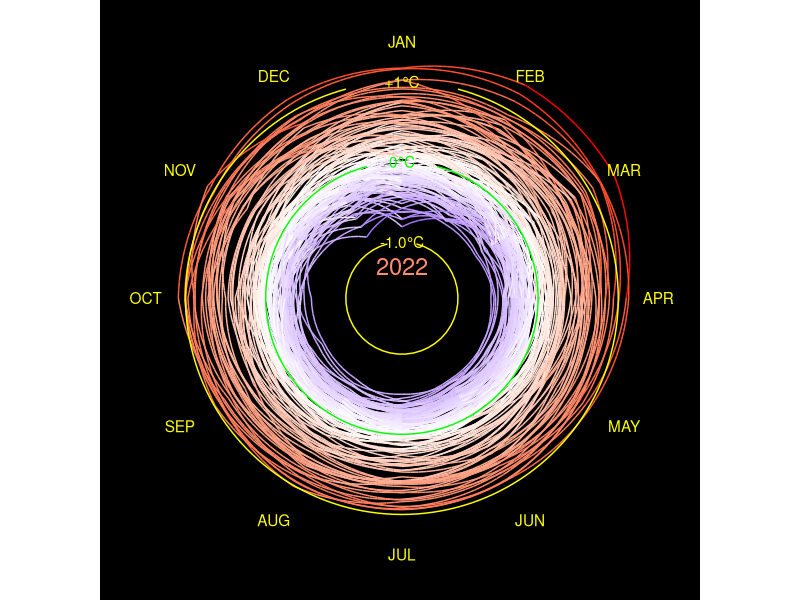
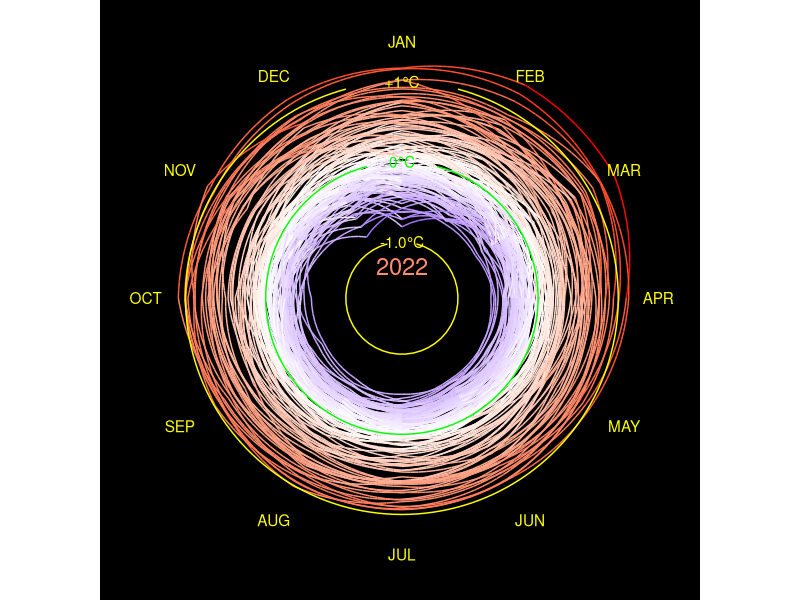

Reproduce these figures in R, in order.
library(tidyverse)
library(gganimate)



# Plot: There are data in preceding year and next year.
# Need to create 3 separated dataframes

t_diff <- 
  read_csv("data/GLB.Ts+dSST.csv", skip = 1, na = "***") %>% #load CSV file, skip 1st rows
  select(year = Year, month.abb) %>% #month.abb is constant R build-in. which is the same as our datatype
  # Tidy dataframe by converting month in 1 column accept for year
  #Pivot dataframe for all columns except for year column, Give a name of month column
  pivot_longer(-year, names_to = "month", values_to = "t_diff") %>%
  drop_na() #Ignore NA value
  

# Create 3 Separated dataframe
# Create dataframe for preceding December
# last_dec <-
#   t_diff %>%
#   filter(month == "Dec") %>% #Filter December
#   mutate(year = year + 1,   #Calculate preceding year by using the original data
#          month = "last_Dec") #Rename Dec to last_Dec

# Create dataframe for next Jan
next_jan <-
  t_diff %>%
  filter(month == "Jan") %>% #Filter January
  mutate(year = year - 1,    # Add extra year
         month = "next_Jan") # Rename it

#Combine 3 dataframes
t_data <- 
  bind_rows(t_diff,next_jan) %>%
  mutate(month = factor(month, levels = c(month.abb, "next_Jan")), #Order months into numerical order rather than alphabet order, define month as a factor
         month_number = as.numeric(month)) %>% #Remove previous December to remove zero from dataframe
  arrange(year, month) %>% # arrange year and month       
  filter(year != 1879) %>% # we dont need 1879
  mutate(step_number = 1:nrow(.)) #Add row number. 1:nrow(.) means count from 1 to the end of row in this dataframe. need to count step over the row
  
  
  annotation <-
    t_data %>% #create new dataframe from 2022
    slice_max(year) %>%
    slice_max(month_number)
 
temp_line <- #Create text at specific position
  tibble(
    x = 1,
    y = c(1, 0, -1),
    labels = c("+1\u00B0C","0\u00B0C", "-1.0\u00B0C")
  )

#Create dataframe for tangential month to the ciricle
month_label <-
  tibble(
    x = 1:12,
    labels = toupper(month.abb), #Convert month label to capital letters
    y = 1.5
  )

#Make dataframe for grid line and used in geom_segment
gridlines <- 
  tibble(
    x = 1.5,
    xend = 12.5,
    y = c(1, 0, -1),
    yend = y
  )
 
# a <-  
  t_data %>% ggplot(aes(x = month_number, 
             y = t_diff, 
             group = year, 
             color = t_diff), #Let's coloring by temperature change. Previous version was colored by year
             inherit.aes = FALSE) +
    # geom_rect(aes(xmin = 1, xmax = 13, ymin = -2, ymax = 2.4), # create black circle background
    #           color = "black", fill = "black",
    #           inherit.aes = FALSE)+ 
    geom_label(aes(x = 1, y = -1.3, label = year),  #geom_label it provides a background
               fill = "black",
               label.size = 0,
               size = 6) +
  geom_line()+
  geom_segment(data = gridlines, # Add yellow line at -1,0,1 y intercept, use geom segment and make new dataframe
               aes(x = x, y = y,
                   xend = xend, yend = yend), 
               color = c("yellow", "green", "yellow"),
               inherit.aes = FALSE) + 
  geom_text(data = temp_line, aes(x = x, y = y, label = labels), #Add label and coloring
               color = c("yellow", "green", "yellow"),
               inherit.aes = FALSE)+
  geom_text(data = month_label, aes(x = x, y = y, label = labels), # Add month label back to the position
              color = "yellow",
              inherit.aes = FALSE#,
              #angle = seq(360-360/12, 0, length.out = 12) #Assign angle to the month label
    ) +
  # scale_x_continuous(breaks = 1:12, #Set x axis and its coordinator
  #                    labels = month.abb,
  #                    expand = c(0,0),
  #                    sec.axis = dup_axis(name = NULL, labels = NULL)) +
  scale_y_continuous(limits = c(-2.0, 1.5),
                     expand = c(0,-0.3) # expand grid. First is an addition. Second is an multiplication.
                     ) + #Rescale y axis
  scale_color_gradient2(low = "blue", high = "red", mid = "white", midpoint = 0, #Change the color to continuous scale. Re-scale the legend
                        guide = "none") + #Remove legend 
  coord_polar(start = 0)+ #Set polar 5 minutes off. "start" measures thing in radius 
  labs(x = NULL, # Add label
      y = NULL,
      title = NULL) + 
  theme(
    panel.background = element_rect(fill = "black"), #Add black color and white border. Increase border line size
    plot.background = element_rect(fill = "black", color = "black"),
    panel.grid = element_blank(), # Remove grid line color
    axis.text.x = element_blank(),
    axis.text.y = element_blank(),
    axis.ticks = element_blank(),
    axis.title = element_blank(),
    plot.title = element_blank()
  )#+
  # transition_manual(frames = year, cumulative = TRUE)  #Add data and keep the old data in gganimate only
   
ggsave("figures/climate_spiral_nasa.png", width = 4.155, height = 4.5, unit = "in", dpi = 300)
 
# animate(a, width = 4.155, height = 4.5, unit = "in", res = 300
#         # nframes = nrow(t_data),
#         # fps = nrow(t_data)/12/60/60
#         )
# anim_save("figures/climate_spiral.gif")
# 
# animate(a, width = 4.155, height = 4.5, unit = "in", res = 300,
#         renderer = av_renderer("figures/climate_spiral.mp4")
# )
